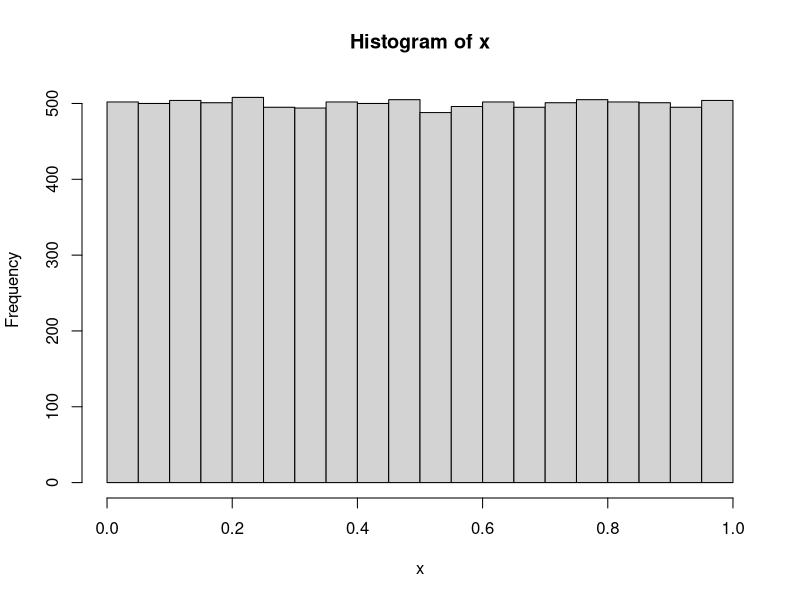

R code for this plot:
# 2 independent 6-sides dies: blue and red
# Event A: Blue die rolls higher or equal to the red
# Event B: The sum of the rolls is 7.
# Question: Are A and B independent? or P(AB) = P(A) * P(B)

# Find P(A)
# All oucomes for 2 dies: 6 * 6 = 36
# Favorite possibilities:
# favorite cases when Blue die rolls equals to the red: 11 + 22 + 33 +... + 66 = 6
# favorite cases when Blue die rolls higher to the red: 65, 64/54, 63/53/43, 62/52/42/32, 61/51/41/31/21 = 15
# P(A) = (6 + 21 ) / 36 = 21 / 36
P_A <- 21 / 36 # 0.5833333

# Find P(B)
# All oucomes for 2 dies: 6 * 6 = 36
# Favorite possibilities:
# favorite cases when The sum of the rolls is 7: (1+6, 2+5, 3+4) х 2 (simmetric) = 6
P_B <- 6 / 36 # 0.1666667

# Find intersection of A and B
# All oucomes for 2 dies: 6 * 6 = 36
# Favorite possibilities:
# Blue die rolls higher or equal to the red
# favorite cases when The sum of the rolls is 7: (1+6, 2+5, 3+4) = 3
# P(AB) = 3 / 36
P_AB <- 3 / 36 # 0.08333333
P_A * P_B # 0.09722222
P_AB == P_A * P_B # FALSE

# simulation
num <- 10000
countA <- 0
countB <- 0
countAB <- 0
rolls <- c(1,2,3,4,5,6)

set.seed(0)
for (i in 1:num) {
  blue <- sample(rolls, 1)
  red <- sample(rolls, 1)
  if (blue >= red) countA <- countA + 1
  if (blue + red == 7) countB <- countB + 1
  if ((blue >= red) & (blue + red == 7)) countAB <- countAB + 1
}
P_A <- countA / num # 0.5854
P_B <- countB / num # 0.1696
P_AB <- countAB / num # 0.0832
P_A * P_B # 0.09928384
P_A * P_B == P_AB # FALSE

# In this problem we will simulate 6 -side die rolls  using a [0, 1) RNG (random generator)
# and then we will investigate if the RNG really generate uniform and independent values
library(ggplot2)
LCG <- function(n, seed = 1, A = 1229, C = 1, M = 2048) {
  res <- rep(NA, n+1)
  res[1] <- seed # start the computing of fututre numbers
  for (i in 1:n) {
    res[i+1] <- (A * res[i] + C) %% M # divide by module M = reminder of division. The highest value can be M
  }
  res[-1] / 2048 # normalization to [0, 1) interval. [-1] - remove 1 element
}
x <- LCG(10000)
hist(x)
y <- floor(x * 6) + 1 # simulating die
table(y)
#    1    2    3    4    5    6
# 1674 1666 1666 1657 1669 1668
